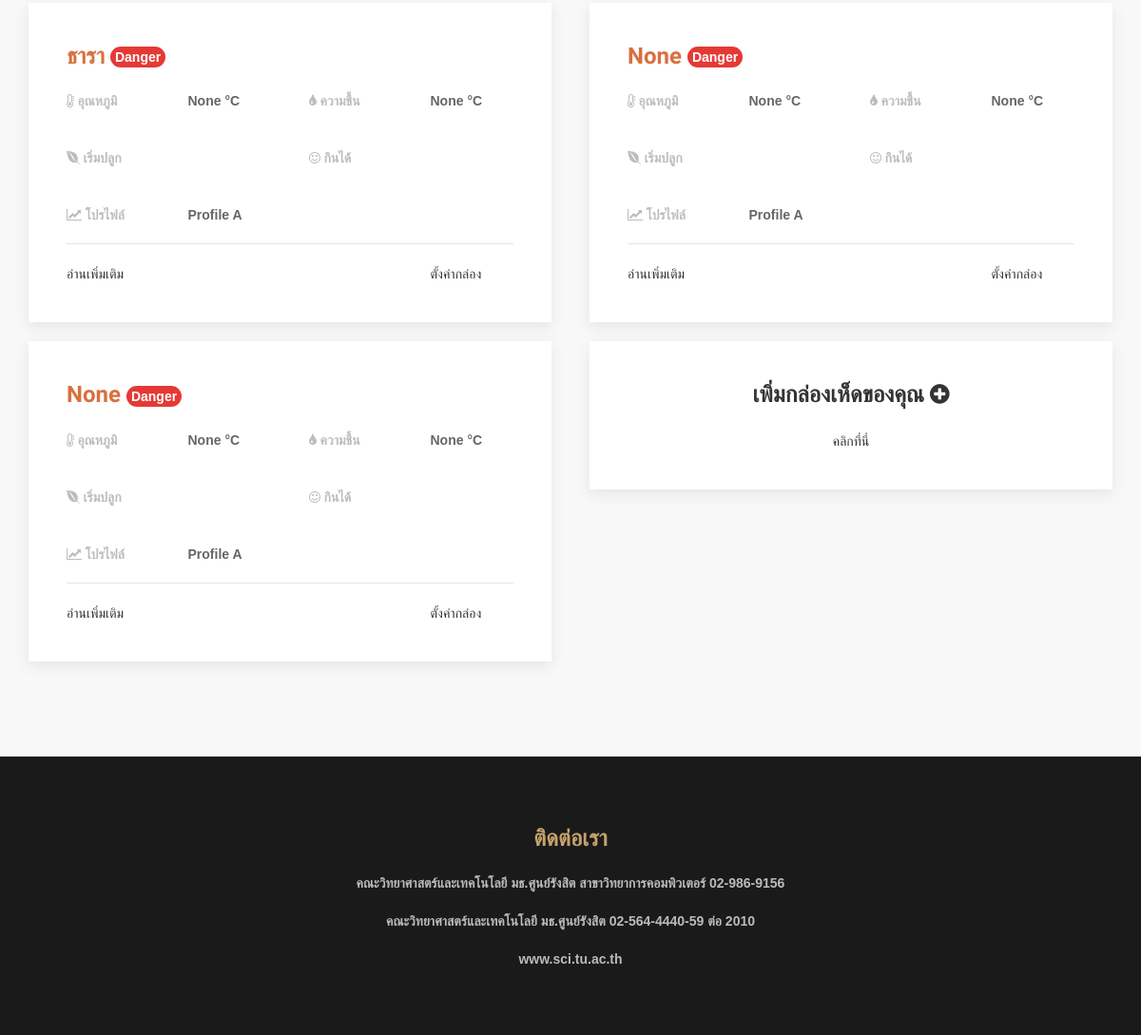
Page /mushroom/mybox/ (signed in, lower part) on the earlier database version.
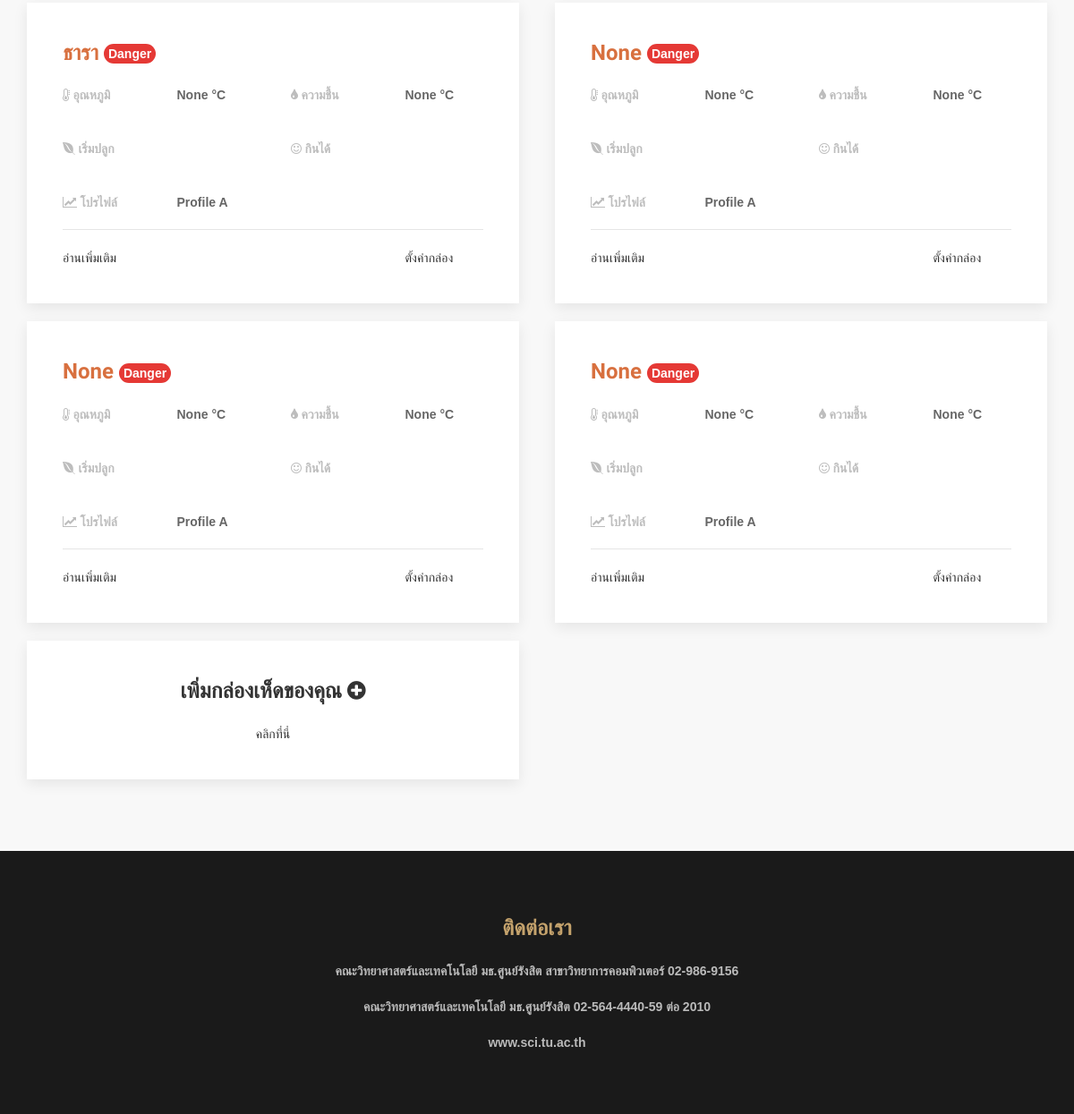
Same page on the later database version.
### boxapp/models.py (models this page shows)
class Box(models.Model):
	CHOICES = (
        ('Profile A', 'Profile A'),
        ('Profile B', 'Profile B'),
        ('Profile C', 'Profile C'),
        ('Profile D', 'Profile D'),
    )
	name = models.CharField(max_length=20,blank=True,null=True)
	code = models.CharField(max_length=20,unique=True)
	password = models.CharField(max_length=20,blank=True)
	profile =models.CharField(max_length=100,null=True,choices=CHOICES,blank=False,default='Profile A')
	temporature = models.DecimalField(max_digits=15, decimal_places=2,blank=True,null=True)
	temporature_by_control = models.DecimalField(max_digits=15, decimal_places=2,blank=True,null=True)
	humidity = models.DecimalField(max_digits=15, decimal_places=2,blank=True,null=True)
	humidity_by_control = models.DecimalField(max_digits=15, decimal_places=2,blank=True,null=True)
	color_by_control = models.CharField(max_length=20,blank=True,null=True)
	status_color = models.CharField(max_length=20,blank=True,null=True)
	owner = models.ForeignKey(User, on_delete=models.SET_NULL,blank=True,null=True)
	start_date = models.DateField(blank=True,null=True)
	end_date =models.DateField(blank=True,null=True)
	def __str__(self):
		return self.code

### boxapp/views.py (the view)
@login_required
def mybox( request):
	try:
		box_list = Box.objects.filter(owner=request.user)
		print (box_list)
		return render(request, 'mybox.html',{'box_list':box_list})
	except Box.DoesNotExist as e:
		messages.error(request, 'คุณยังไม่มีกล่องเห็ด')
	else:
		pass
	finally:
		pass
	return render(request, 'mybox.html',)

### boxapp/templates/mybox.html (shortened to what this page needs)
{% extends 'base2.html' %} {% load static %} {% block content %}
<div class="uk-background-muted">
  <br>
  <div class="container">
    {% if box_list %}
      <div class="uk-grid"> {% for box in box_list %}
        <div class="uk-width-1-2@m uk-width-1-1@s">
          <div>
            <div class="uk-card uk-card-default uk-card-hover uk-card-body">
              <div>
                <h3 class="uk-card-title thai_font" style="color: #d8703f">{{box.name}}  {% if box.status_color == "เขียว" %}
                  <span id="stat" class="uk-badge" style="background-color: #33691E
                  " >Good</span>
                  {% elif box.status_color == "ส้ม" %}
                  <span id="stat" class="uk-badge" style="background-color: #FF5722
                  " >Warning</span>
                {% else %}
                  <span id="stat" class="uk-badge" style="background-color: #E53935" >Danger</span>
                {% endif %}</h3>
              </div>
              <div class="uk-child-width-1-2@m uk-child-width-1-2@s" uk-grid>
                <div>
                  <div class="uk-child-width-1-2@m uk-child-width-1-2@s" uk-grid>
                    <div>
                      <p class="thai_font box-label" for=""><i class="fa fa-thermometer-quarter" aria-hidden="true"></i> อุณหภูมิ</p>
                    </div>
                    <div>
                      <p>{{box.humidity}} °C</p>
                    </div>
                  </div>
                </div>
                <div>
                  <div class="uk-child-width-1-2@m uk-child-width-1-2@s" uk-grid>
                    <div>
                      <p class="thai_font box-label" for=""> <i class="fa fa-tint" aria-hidden="true"></i> ความชื้น</p>
                    </div>
                    <div>
                      <p>{{box.humidity}} °C</p>
                    </div>
                  </div>
                </div>
                <div>
                  <div class="uk-child-width-1-2@m uk-child-width-1-2@s" uk-grid>
                    <div>
                      <p class="thai_font box-label" for=""> <i class="fa fa-envira" aria-hidden="true"></i> เริ่มปลูก</p>
                    </div>
                    <div>
                    </div>
                  </div>
                </div>
                <div>
                  <div class="uk-child-width-1-2@m uk-child-width-1-2@s" uk-grid>
                    <div>
                      <p class="thai_font box-label" for=""><i class="fa fa-smile-o" aria-hidden="true"></i> กินได้</p>
                    </div>
                    <div>
                    </div>
                  </div>
                </div>
                <div>
                  <div class="uk-child-width-1-2@m uk-child-width-1-2@s" uk-grid>
                    <div>
                      <p class="thai_font box-label" for=""><i class="fa fa-line-chart" aria-hidden="true"></i> โปรไฟล์</p>
                    </div>
                    <div>
                      <p>{{box.profile}} </p>
                    </div>
                  </div>
                </div>
                <div>
                </div>
              </div>
              <hr>
              <div class="uk-child-width-1-4@m uk-child-width-1-4@s uk-child-width-1-4@l" uk-grid>
                <div class="thai_font uk-text-left">
                  <button class="uk-button uk-button-text thai_font" onclick="location.href='{% url 'detail_box' box.id %}'"> อ่านเพิ่มเติม</button>
                </div>
                <div class="">
                </div>
                <div class="">
                </div>
                <div class="thai_font uk-text-left">
                  <button class="uk-button uk-button-text thai_font"> ตั้งค่ากล่อง</button>
                </div>
              </div>
            </div>
          </div>
          <br>
        </div>
      <br> {% endfor %}{% endif %}
      <div class="uk-width-1-2@m uk-width-1-1@s">
      <div>
        <div class="uk-card uk-card-default uk-card-hover uk-card-body">
          <h3 class="uk-card-title thai_font uk-text-center">เพิ่มกล่องเห็ดของคุณ <i class="fa fa-plus-circle" aria-hidden="true"></i></h3>
          <div class="thai_font uk-text-center">
            <button  class="uk-button uk-button-text thai_font" onclick="location.href='{% url 'add_box' %}'"
            > คลิกที่นี่</button>
          </div>
        </div>
      </div>
    </div>
  </div>
<br>
<br>
</div>
<br>
<br>
</div>
{% endblock %}

### boxapp/templates/base2.html (shortened to what this page needs)
<!DOCTYPE html>
<html lang="en">
{% load static %}
<head>
    <link rel="stylesheet" href="https://maxcdn.bootstrapcdn.com/bootstrap/3.3.7/css/bootstrap.min.css">
    <link href="https://maxcdn.bootstrapcdn.com/bootstrap/3.3.7/css/bootstrap.min.css" rel="stylesheet" />
    <link rel="stylesheet" href="https://maxcdn.bootstrapcdn.com/font-awesome/4.7.0/css/font-awesome.min.css">
    <link rel='stylesheet prefetch' href='http://maxcdn.bootstrapcdn.com/font-awesome/4.2.0/css/font-awesome.min.css'>
    <link href="{% static 'css/style.css' %}" rel="stylesheet">
    <link href="{% static 'css/css_home/style.css' %}" rel="stylesheet">
    <link href="{% static 'css/css_home/responsive.css' %}" rel="stylesheet">
    <link href="{% static 'css/css_uikit/uikit.css' %}" rel="stylesheet">
    <link href="{% static 'css/css_uikit/uikit.min.css' %}" rel="stylesheet">
</head>
<body>
  <main>
    {% block content %} {% endblock %}
  </main>
   <div class="uk-section uk-section-secondary uk-light " style="background-color:#1A1A1A ">
                    <div class="uk-container ">
                        <div class="uk-grid uk-child-width-1-1 ">
                            <div class="uk-text-center ">  <h3 class="thai_font " style="color: #C4A26C ">ติดต่อเรา</h3>
                                <p>คณะวิทยาศาสตร์และเทคโนโลยี มธ.ศูนย์รังสิต สาขาวิทยาการคอมพิวเตอร์ 02-986-9156</p>
                                <p>คณะวิทยาศาสตร์และเทคโนโลยี มธ.ศูนย์รังสิต 02-564-4440-59 ต่อ 2010</p>
                                <p>www.sci.tu.ac.th</p> </div>
                            </div>
                        </div>
                    </div>
</body>
</html>

### static/css/style.css (style rules this page uses)
* { box-sizing: border-box; -moz-box-sizing: border-box; -webkit-box-sizing: border-box; font-family: arial; }
body, html { margin: 0; padding: 0; background-size: cover; }

### static/css/css_home/style.css (style rules this page uses)
body { font-family: 'Open Sans', sans-serif; }

### boxapp/templates/mybox.html (style rules this page uses)
p { font-weight: bold; }
h3 { font-weight: bold; }

Differences in the rows shown:
added Box: name "None", shows "Danger", humidity "None", profile "Profile A"
